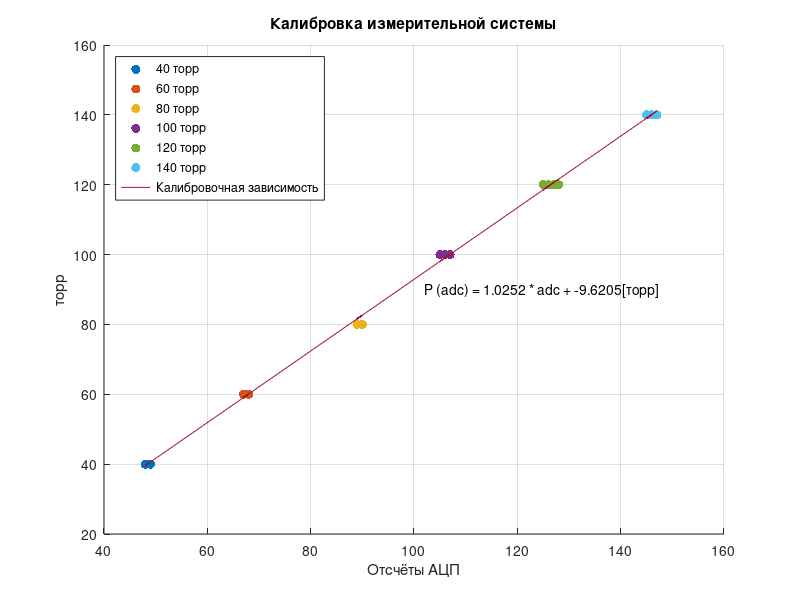
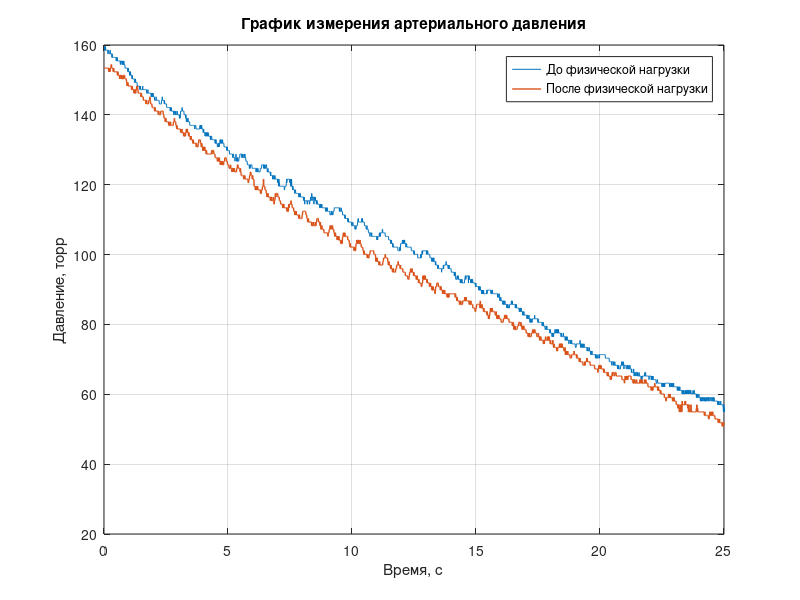
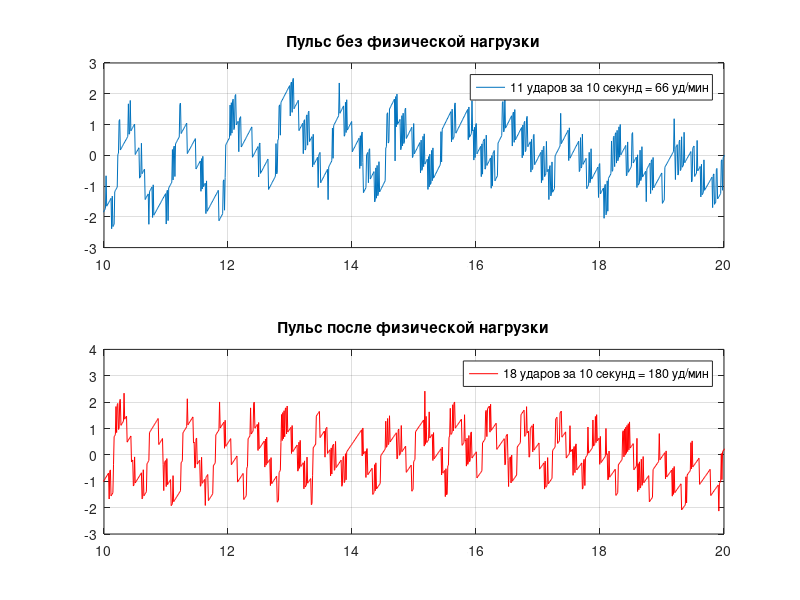

MATLAB code to generate these figures, in order:
close all;
clear variables;

%% Калибровка

adc40 = fscanf(fopen('calibration_1.txt'), '%d');
adc60 = fscanf(fopen('calibration_2.txt'), '%d');
adc80 = fscanf(fopen('calibration_3.txt'), '%d');
adc100 = fscanf(fopen('calibration_4.txt'), '%d');
adc120 = fscanf(fopen('calibration_5.txt'), '%d');
adc140 = fscanf(fopen('calibration_6.txt'), '%d');

fclose('all');

torr40 = ones(length(adc40), 1) * 40;
torr60 = ones(length(adc60), 1) * 60;
torr80 = ones(length(adc80), 1) * 80;
torr100 = ones(length(adc100), 1) * 100;
torr120 = ones(length(adc120), 1) * 120;
torr140 = ones(length(adc140), 1) * 140;

cAdc = [adc40; adc60; adc80; adc100; adc120; adc140];
cTorr = [torr40; torr60; torr80; torr100; torr120; torr140];

c = polyfit(cAdc, cTorr, 1);

cFigure = figure('Name', 'Калибровка', 'NumberTitle', 'off');
hold all;

plot(adc40, torr40, '.', 'MarkerSize', 20);
plot(adc60, torr60, '.', 'MarkerSize', 20);
plot(adc80, torr80, '.', 'MarkerSize', 20);
plot(adc100, torr100, '.', 'MarkerSize', 20);
plot(adc120, torr120, '.', 'MarkerSize', 20);
plot(adc140, torr140, '.', 'MarkerSize', 20);

plot(cAdc, polyval(c, cAdc));

legend('40 торр', '60 торр', '80 торр', '100 торр', '120 торр', '140 торр', 'Калибровочная зависимость', 'Location', 'NorthWest');

grid on;
xlabel('Отсчёты АЦП');
ylabel('торр');
title('Калибровка измерительной системы');
text(mean(cAdc) * 1.05, mean(cTorr), ['P (adc) = ', num2str(c(1)), ' * adc + ', num2str(c(2)), '[торр]']);

saveas(cFigure, 'Calibration.png');

%% Визуализация измерений

dt = 0.01; % секунды

adcBefore = fscanf(fopen('data_before.txt'), '%d');
tBefore = linspace(0, length(adcBefore) * dt, length(adcBefore));
pBefore = polyval(c, adcBefore);

adcAfter = fscanf(fopen('data_after.txt'), '%d');
tAfter = linspace(0, length(adcAfter) * dt, length(adcAfter));
pAfter = polyval(c, adcAfter);

pFigure = figure('Name', 'Графики давления', 'NumberTitle', 'off');

plot(tBefore, pBefore, tAfter, pAfter, 'LineWidth', 1);
legend('До физической нагрузки', 'После физической нагрузки');

grid on;
xlim([0, 25]);

xlabel('Время, с');
ylabel('Давление, торр');
title('График измерения артериального давления');

saveas(pFigure, 'Pressure.png');

%% Обработка

cBefore = polyfit(tBefore, pBefore, 7);
cAfter = polyfit(tAfter, pAfter, 5);

pulseBefore = pBefore - polyval(cBefore, tBefore)';
pulseAfter = pAfter - polyval(cAfter, tAfter)';

pulseFigure = figure('Name', 'Графики пульса', 'NumberTitle', 'off');

subplot(2, 1, 1);
plot(tBefore, pulseBefore);
legend('11 ударов за 10 секунд = 66 уд/мин');
grid on;
xlim([10, 20]);
title('Пульс без физической нагрузки');

subplot(2, 1, 2);
plot(tAfter, pulseAfter, 'r');
legend('18 ударов за 10 секунд = 180 уд/мин');
title('Пульс после физической нагрузки');
grid on;
xlim([10, 20]);

saveas(pulseFigure, 'Pulse.png');